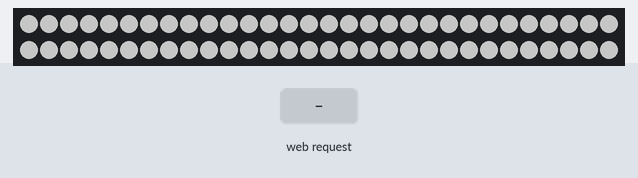
A program run on a simulated ESP32. On the bench: 60 RGB LEDs in strip order, left to right, continuing on the next row. Inputs (shaded band) come from the test bench. Dim RGB values are drawn brighter than linear; WiFi joins after 1.5 s; servers stay silent unless stated; what the program prints to the serial monitor is not drawn.

Above: at 5.7 s.
5.8 s: HTTP request GET /off received
At 6.8 s:
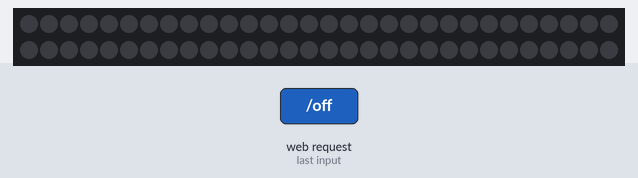
8.0 s: HTTP request GET /rainbow received
At 9.1 s:
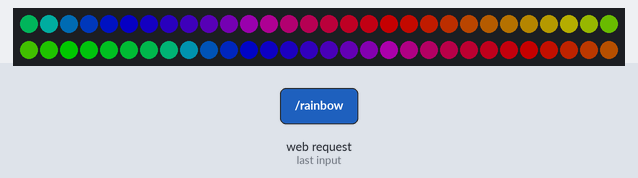
9.5 s: HTTP request GET /off received
At 10.15 s:
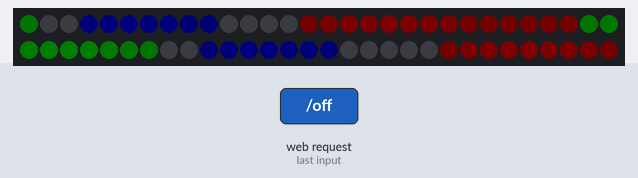
11.7 s: HTTP request GET /static received
At 12.9 s:
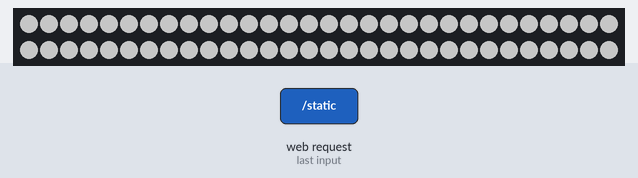
Timing chart, 0 to 14.2 s (numbered marks = the images above; inputs shaded):
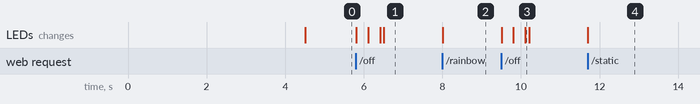

The program:

main.cpp
```cpp
#include <Arduino.h>
#include <WiFi.h>
#include <WebServer.h>
#include "led_effect.cpp"

const char *SSID = "your_wifi_ssid";
const char *PWD = "your_wifi_pwd";

#define DATA_PIN 6
#define LED_TYPE WS2812B
#define COLOR_ORDER GRB
#define NUM_LEDS 60
CRGB leds[NUM_LEDS];

#define BRIGHTNESS 96
#define FRAMES_PER_SECOND 120

// Web server running on port 80
WebServer server(80);

LED_EFFECT current_effect(LED_EFFECT_TYPE::STATIC, CRGB::White);

void connect_to_wifi()
{
  Serial.print("Connecting to ");
  Serial.println(SSID);

  WiFi.begin(SSID, PWD);

  while (WiFi.status() != WL_CONNECTED)
  {
    Serial.print(".");
    delay(500);
    // we can even make the ESP32 to sleep
  }

  Serial.print("Connected. IP: ");
  Serial.println(WiFi.localIP());
}
void setup_routing()
{
  server.on("/rainbow", rainbow);
  server.on("/static", staticCol);
  server.on("/off", LedOff);

  // start server
  server.begin();
}

void rainbow()
{
  current_effect.type = LED_EFFECT_TYPE::RAINBOW;
}
void staticCol()
{
  current_effect.type = LED_EFFECT_TYPE::STATIC;
  current_effect.color = CRGB::White;
}
void LedOff()
{
  current_effect.type = LED_EFFECT_TYPE::NONE;
}

void setup()
{
  Serial.begin(9600);
  delay(3000); // 3 second delay for recovery
  FastLED.addLeds<LED_TYPE, DATA_PIN, COLOR_ORDER>(leds, NUM_LEDS).setCorrection(TypicalLEDStrip);
  FastLED.setBrightness(BRIGHTNESS);
  connect_to_wifi();
  setup_routing();
}

void loop()
{
  server.handleClient();

  if (current_effect.type == LED_EFFECT_TYPE::NONE)
  {
    fadeToBlackBy(leds, NUM_LEDS, 10);
  }
  else if (current_effect.type == LED_EFFECT_TYPE::RAINBOW)
  {
    fill_rainbow(leds, NUM_LEDS, 128, 7);
  }
  else if (current_effect.type == LED_EFFECT_TYPE::STATIC)
  {
    fill_solid(leds, NUM_LEDS, current_effect.color);
  }

  FastLED.show();
  FastLED.delay(1000 / FRAMES_PER_SECOND);
}
```

led_effect.cpp
```cpp
#include <FastLED.h>
FASTLED_USING_NAMESPACE

enum LED_EFFECT_TYPE
{
    RAINBOW,
    STATIC,
    NONE
};
class LED_EFFECT
{

public:
    LED_EFFECT(LED_EFFECT_TYPE type, CRGB color)
    {
        this->type = type;
        this->color = color;
    }
    LED_EFFECT_TYPE type;
    CRGB color;
};
```

Measured:
- after the input at 8.0 s, the LEDs: change at once (image 2)
- after the input at 9.5 s, the LEDs: first change at once (image 3 shows a later state)
- after the input at 11.7 s, the LEDs: change at once (image 4)
